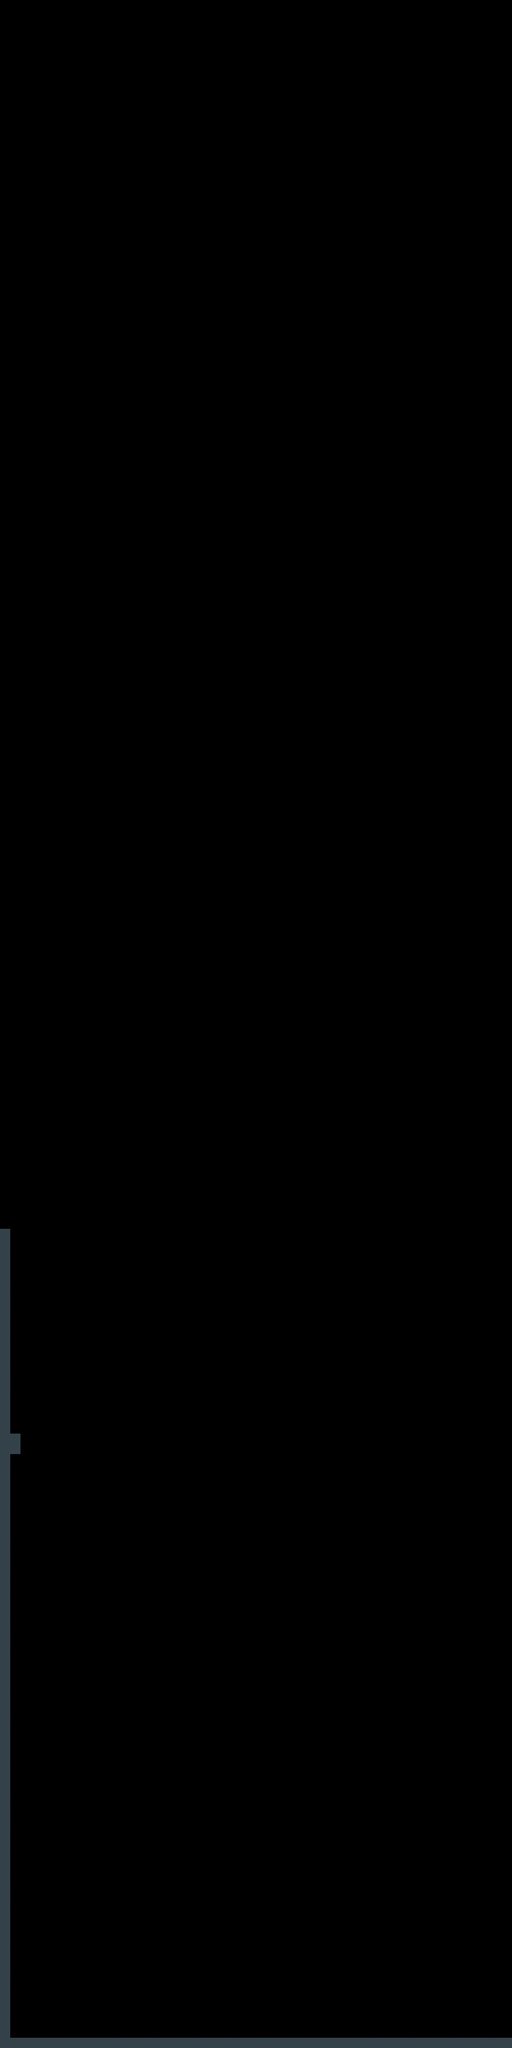

The image is a tile-based game level rendered from a .tmx file. Its description and source (layers, tilesets, objects; grid data summarised) follow:
An orthogonal 50x200 tile map with 32x32 px tiles, 1 tile layer (TileLayer) and 13 objects.

<map version="1.0" orientation="orthogonal" width="50" height="200" tilewidth="32" tileheight="32">
 <tileset firstgid="1" name="diffuse" tilewidth="32" tileheight="32">
  <image source="diffuse.png" width="512" height="320" />
 </tileset>
 <layer name="TileLayer" width="50" height="200">
  <data>[10000 cells, 131 non-empty, 1 distinct tile ids]</data>
 </layer>
 <objectgroup name="StaticObjects" width="50" height="200">
  <object x="2" y="6371" width="1592" height="24" />
  <object x="3" y="4" width="17" height="822" />
  <object x="2" y="831" width="22" height="803" />
  <object x="4" y="1646" width="29" height="814" />
  <object x="5" y="2469" width="17" height="760" />
  <object x="7" y="3236" width="17" height="760" />
  <object x="7" y="4007" width="20" height="799" />
  <object x="9" y="4816" width="23" height="721" />
  <object x="12" y="5547" width="22" height="811" />
  <object x="1373" y="3995" width="29" height="2367" />
 </objectgroup>
 <objectgroup color="#09a409" name="SplittableObjects" width="50" height="200">
  <object x="439" y="5749">
   <properties>
    <property name="Body" value="static" />
    <property name="SplitDir" value="down" />
    <property name="TexCoords" value="0,1,1,1,1,0,0,0" />
    <property name="Texture" value="planks.png" />
   </properties>
   <polygon points="-21,-1395 35,-1396 34,480 -16,481" />
  </object>
  <object x="894" y="6145">
   <properties>
    <property name="Body" value="static" />
    <property name="SplitDir" value="down" />
    <property name="TexCoords" value="0,1,1,1,1,0,0,0" />
    <property name="Texture" value="planks.png" />
   </properties>
   <polygon points="0,0 -53,2 -58,-1792 -1,-1790" />
  </object>
  <object x="511" y="5728">
   <properties>
    <property name="Body" value="static" />
    <property name="SplitDir" value="right" />
    <property name="TexCoords" value="0,1,1,1,1,0,0,0" />
    <property name="Texture" value="planks.png" />
   </properties>
   <polygon points="0,0 0,31 320,35 253,2" />
  </object>
 </objectgroup>
</map>
